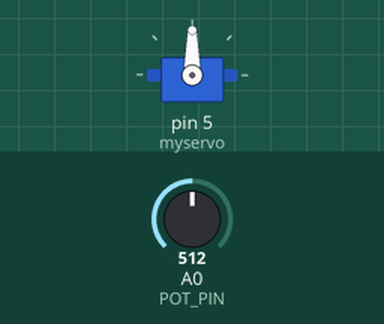
Recording of a sketch running on a simulated Arduino Uno, built with avr-gcc and run on an emulated ATmega328P. Shown: servo. The inputs (shaded band) are chosen by the test bench; at power-on: A0 (POT_PIN) = 512. What the sketch prints to the serial monitor is not drawn.

Above: at 1.2 s.
1.3 s: A0 (POT_PIN) set to 557
At 2.3 s:
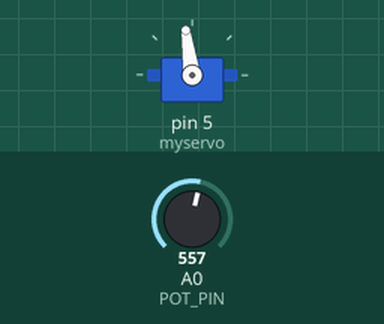
4.3 s: A0 (POT_PIN) set to 583
At 5.3 s:
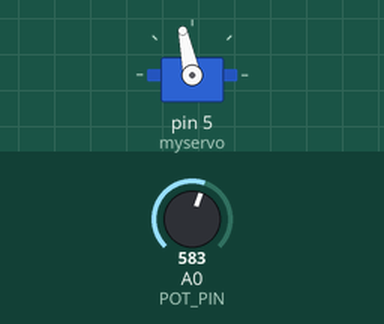
5.8 s: A0 (POT_PIN) set to 306
At 7.0 s:
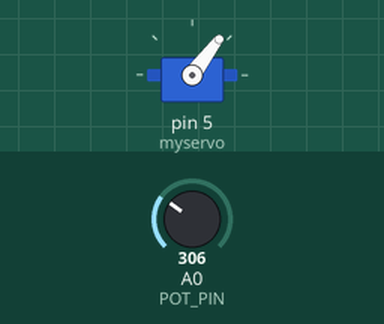
7.3 s: A0 (POT_PIN) set to 1023
At 8.5 s:
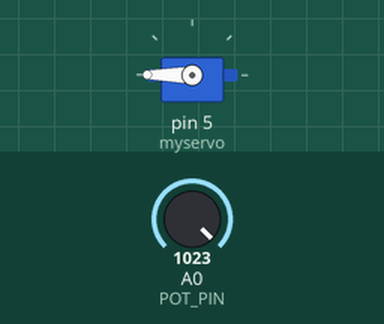
8.8 s: A0 (POT_PIN) set to 1011
At 9.4 s:
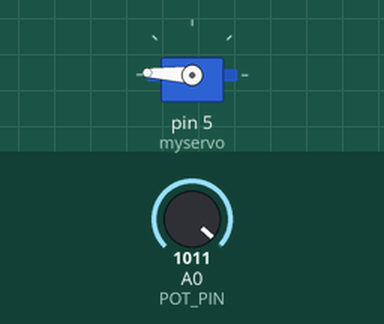
10.3 s: A0 (POT_PIN) set to 990
At 11.6 s:
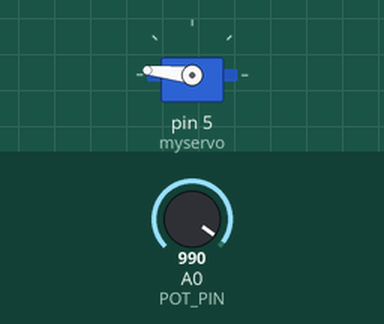
Timing chart, 0 to 13.3 s (numbered marks = the images above; inputs shaded):
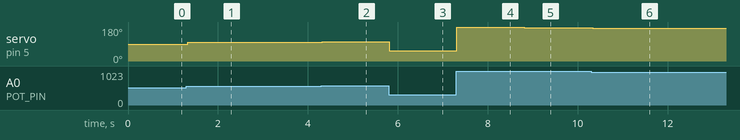

The sketch:

sketch.ino
```cpp
// Lab 7 - Exercise 2: Rotary angle sensor controls servo position
// Potentiometer on A0, Servo on pin 5

#include <Servo.h>

#define POT_PIN A0

Servo myservo;

void setup() {
  myservo.attach(5);
  Serial.begin(9600);
  Serial.println("=== Lab 7 Exercise 2: Pot controls Servo ===");
}

void loop() {
  int potValue = analogRead(POT_PIN);            // 0–1023
  int angle    = map(potValue, 0, 1023, 0, 180); // remap to 0–180°

  myservo.write(angle);

  Serial.print("Pot: ");
  Serial.print(potValue);
  Serial.print("  → Servo angle: ");
  Serial.print(angle);
  Serial.println("°");

  delay(15);
}
```

Measured:
- after the input at 1.3 s, servo on pin 5 (myservo): 90° → 98° at once
- after the input at 4.3 s, servo on pin 5 (myservo): 98° → 102° at once
- after the input at 5.8 s, servo on pin 5 (myservo): 102° → 53° at once
- after the input at 7.3 s, servo on pin 5 (myservo): 53° → 180° at once
- after the input at 8.8 s, servo on pin 5 (myservo): 180° → 177° at once
- after the input at 10.3 s, servo on pin 5 (myservo): 177° → 174° at once
